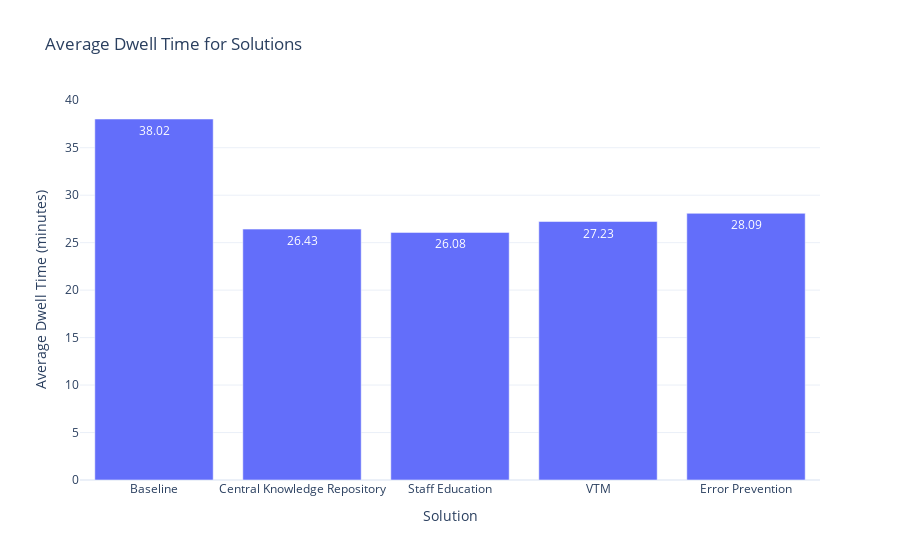

The code cell stored with this chart in its notebook:
### Code cell
import plotly.graph_objects as go

data = dictionary

rounded_values = [round(value, 2) for value in data.values()]

fig = go.Figure(data=[go.Bar(x=list(data.keys()), y=list(data.values()), text=rounded_values, textposition='auto')])

fig.update_layout(
    title="Average Dwell Time for Solutions",
    xaxis_title="Solution",
    yaxis_title="Average Dwell Time (minutes)",
    template="plotly_white"
)

fig.show()

### Figure 1 — Plotly figure (JSON) as saved in the notebook; plotly's stock layout.template omitted (floating-point values rounded to 4 significant figures)
{"data": [{"text": ["38.02", "26.43", "26.08", "27.23", "28.09"], "textposition": "auto", "type": "bar", "x": ["Baseline", "Central Knowledge Repository", "Staff Education", "VTM", "Error Prevention"], "y": [38.02, 26.43, 26.08, 27.23, 28.09]}], "layout": {"title": {"text": "Average Dwell Time for Solutions"}, "xaxis": {"title": {"text": "Solution"}}, "yaxis": {"title": {"text": "Average Dwell Time (minutes)"}}}}
